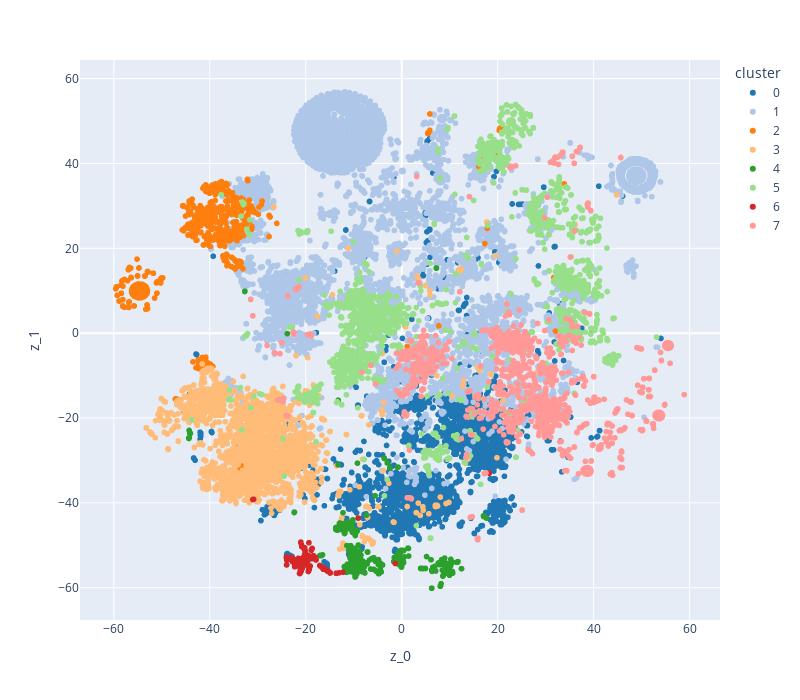

Here is the notebook cell this chart was saved with:
### Code cell
tsne_dir = vis_dir / "tsne"
tsne_dir.mkdir(parents=True, exist_ok=True)
# for idx, c in enumerate(vc.clusters):
for idx, c in enumerate([8]):
    cluster_divided_id = clusters_divided[idx]
    cluster_to_show = f"cluster_{c}"
    z_df_tsned["cluster"] = z_df_with_clusters[cluster_to_show]
    # fig = plot_clusters(z_df_tsned.sort_values("cluster"), title=f"Division on cluster {cluster_divided_id} to {cluster_divided_id} and {c - 1}" if cluster_divided_id is not None else "Initial division")
    fig = plot_clusters(z_df_tsned.sort_values("cluster"), title="")
    # fig.write_image(tsne_dir / f"tsne_hexes_{c}.png")
    fig.show()

### Figure 1 — Plotly figure (JSON) as saved in the notebook; plotly's stock layout.template omitted (floating-point values rounded to 4 significant figures; data arrays with more than 128 entries replaced by an {"elided": "..."} marker saying what was removed)
{"data": [{"hovertemplate": "cluster=0<br>z_0=%{x}<br>z_1=%{y}<extra></extra>", "legendgroup": "0", "marker": {"color": "rgb(31.0, 119.0, 180.0)", "symbol": "circle"}, "mode": "markers", "name": "0", "showlegend": true, "type": "scattergl", "x": {"elided": "3245 float values"}, "xaxis": "x", "y": {"elided": "3245 float values"}, "yaxis": "y"}, {"hovertemplate": "cluster=1<br>z_0=%{x}<br>z_1=%{y}<extra></extra>", "legendgroup": "1", "marker": {"color": "rgb(174.0, 199.0, 232.0)", "symbol": "circle"}, "mode": "markers", "name": "1", "showlegend": true, "type": "scattergl", "x": {"elided": "8886 float values"}, "xaxis": "x", "y": {"elided": "8886 float values"}, "yaxis": "y"}, {"hovertemplate": "cluster=2<br>z_0=%{x}<br>z_1=%{y}<extra></extra>", "legendgroup": "2", "marker": {"color": "rgb(255.0, 127.0, 14.0)", "symbol": "circle"}, "mode": "markers", "name": "2", "showlegend": true, "type": "scattergl", "x": {"elided": "1282 float values"}, "xaxis": "x", "y": {"elided": "1282 float values"}, "yaxis": "y"}, {"hovertemplate": "cluster=3<br>z_0=%{x}<br>z_1=%{y}<extra></extra>", "legendgroup": "3", "marker": {"color": "rgb(255.0, 187.0, 120.0)", "symbol": "circle"}, "mode": "markers", "name": "3", "showlegend": true, "type": "scattergl", "x": {"elided": "2951 float values"}, "xaxis": "x", "y": {"elided": "2951 float values"}, "yaxis": "y"}, {"hovertemplate": "cluster=4<br>z_0=%{x}<br>z_1=%{y}<extra></extra>", "legendgroup": "4", "marker": {"color": "rgb(44.0, 160.0, 44.0)", "symbol": "circle"}, "mode": "markers", "name": "4", "showlegend": true, "type": "scattergl", "x": {"elided": "623 float values"}, "xaxis": "x", "y": {"elided": "623 float values"}, "yaxis": "y"}, {"hovertemplate": "cluster=5<br>z_0=%{x}<br>z_1=%{y}<extra></extra>", "legendgroup": "5", "marker": {"color": "rgb(152.0, 223.0, 138.0)", "symbol": "circle"}, "mode": "markers", "name": "5", "showlegend": true, "type": "scattergl", "x": {"elided": "3179 float values"}, "xaxis": "x", "y": {"elided": "3179 float values"}, "yaxis": "y"}, {"hovertemplate": "cluster=6<br>z_0=%{x}<br>z_1=%{y}<extra></extra>", "legendgroup": "6", "marker": {"color": "rgb(214.0, 39.0, 40.0)", "symbol": "circle"}, "mode": "markers", "name": "6", "showlegend": true, "type": "scattergl", "x": {"elided": "236 float values"}, "xaxis": "x", "y": {"elided": "236 float values"}, "yaxis": "y"}, {"hovertemplate": "cluster=7<br>z_0=%{x}<br>z_1=%{y}<extra></extra>", "legendgroup": "7", "marker": {"color": "rgb(255.0, 152.0, 150.0)", "symbol": "circle"}, "mode": "markers", "name": "7", "showlegend": true, "type": "scattergl", "x": {"elided": "2589 float values"}, "xaxis": "x", "y": {"elided": "2589 float values"}, "yaxis": "y"}], "layout": {"height": 700, "legend": {"title": {"text": "cluster"}, "tracegroupgap": 0, "traceorder": "normal"}, "margin": {"t": 60}, "width": 800, "xaxis": {"anchor": "y", "domain": [0, 1], "title": {"text": "z_0"}}, "yaxis": {"anchor": "x", "domain": [0, 1], "title": {"text": "z_1"}}}}
